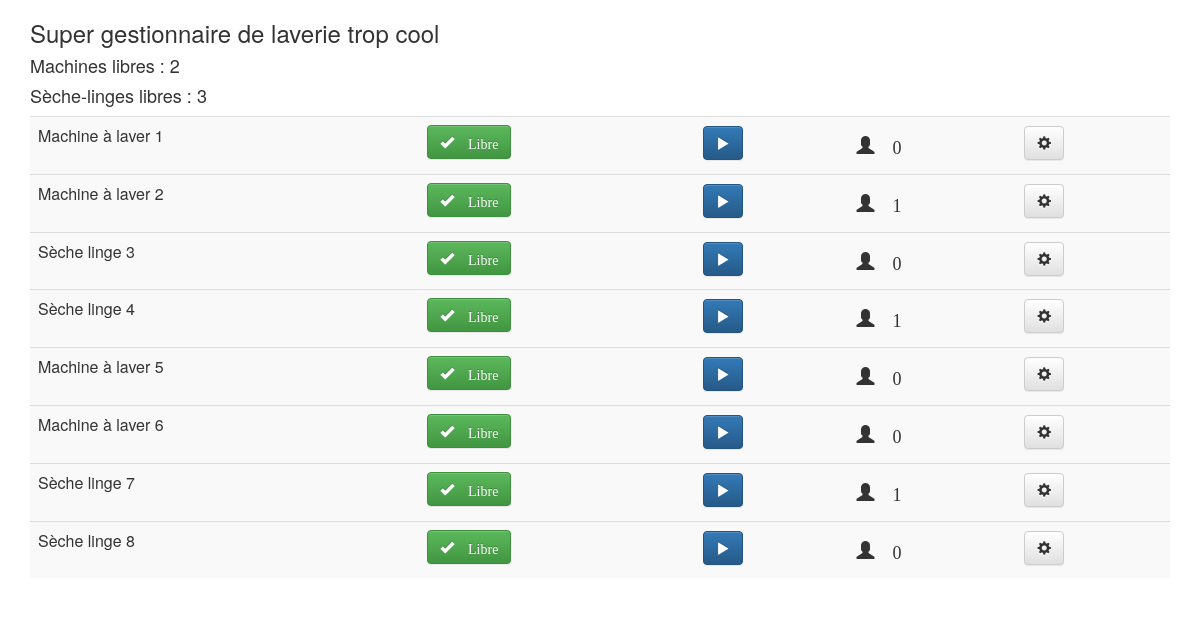
The app's page /laverie/, older data.
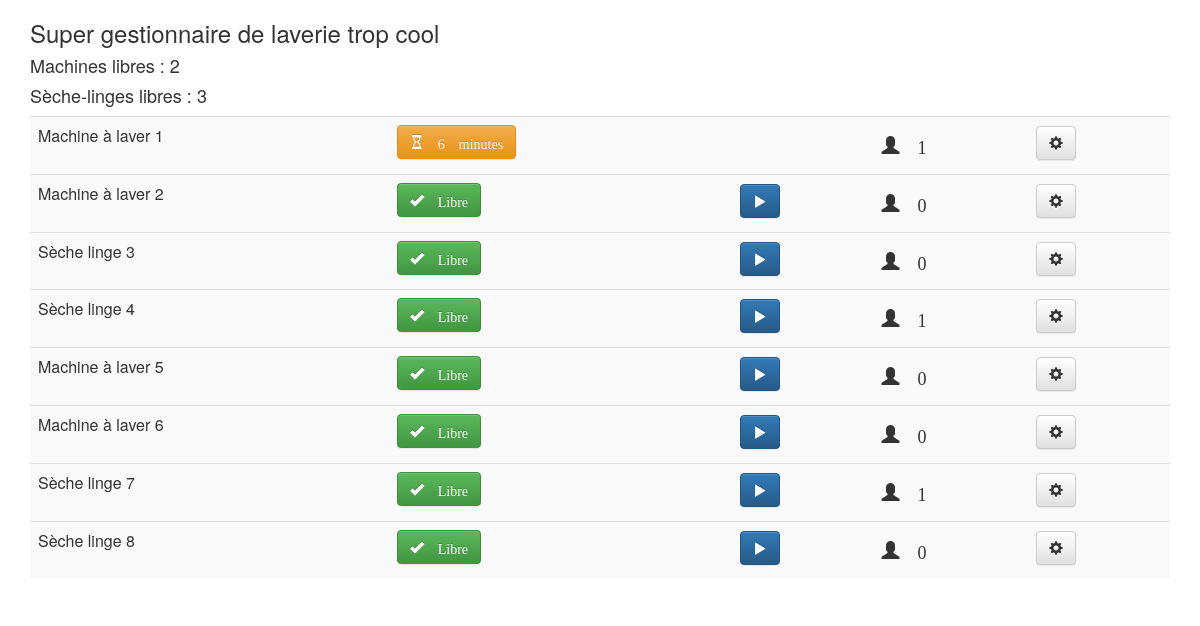
The same page, newer data.
### laverie/models.py (models this page shows, shortened)
class Appareil(models.Model):
    duree = models.IntegerField(default=50)
    heure_fin = models.DateTimeField(default=timezone.now)
    temps_restant = models.DurationField(default=timezone.timedelta(),null=True)
    interesses = models.IntegerField(default=0)
    libre = models.BooleanField(default=True)
    TYPES = (
        ('machine', 'Machine à laver'),
        ('seche_linge', 'Sèche linge'),
    )
    type = models.CharField(max_length=20, choices=TYPES, default='machine')
    def __str__(self):
        if self.type == 'machine':
            type = 'Machine à laver'
        else:
            type = 'Sèche linge'
        return type + " " + str(self.id)
    def actualiser(self):
        temps_restant = self.temps_restant = self.heure_fin - timezone.now()
        if self.libre:
            if temps_restant.days >= 0:
                self.libre = False
        else:
            if temps_restant.days >= 0:
                self.temps_restant = temps_restant
            else:
                self.libre = True
                self.temps_restant = timezone.timedelta()
        self.save()
    def get_minutes_restantes(self):
        return (60+self.temps_restant.seconds)//60
    def reste_longtemps(self):
        return self.get_minutes_restantes() > 15

### laverie/views.py (the view)
def index(request):
    appareils = Appareil.objects.all()
    nb_machines_libres = Appareil.objects.filter(type="machine", libre=True).count()
    nb_seche_linges_libres = Appareil.objects.filter(type="seche_linge", libre=True).count()
    for a in appareils:
        a.actualiser()
        a.save()
    return render(request, 'laverie/index.html', locals())

### laverie/templates/laverie/index.html (shortened to what this page needs)
<!DOCTYPE html>
<html lang="fr">
<head>
    <link rel="stylesheet" href="https://maxcdn.bootstrapcdn.com/bootstrap/3.3.6/css/bootstrap.min.css">
    <link rel="stylesheet" href="https://maxcdn.bootstrapcdn.com/bootstrap/3.3.6/css/bootstrap-theme.min.css">
</head>
<body>
<div class="container" >
    <h3>Super gestionnaire de laverie trop cool</h3>
    <h4>Machines libres : {{ nb_machines_libres }} </h4>
    <h4>Sèche-linges libres :  {{ nb_seche_linges_libres }} </h4>
    <table class="table table-responsive table-striped">
        <tbody>
        {% for appareil in appareils %}
            <tr>
                <td>
                    <span class = "panel-title">{{ appareil }}</span>
                </td>
                <td>
                    {% if appareil.libre %}
                        <div class="btn btn-success">
                            <div class="glyphicon glyphicon-ok"> Libre</div>
                        </div>
                    {% else %}
                        {% if appareil.reste_longtemps %}
                            <div class="btn btn-danger">
                                <div class="glyphicon glyphicon-hourglass"> {{ appareil.get_minutes_restantes }} minutes</div>
                            </div>
                        {% else %}
                            <div class="btn btn-warning">
                                <div class="glyphicon glyphicon-hourglass"> {{ appareil.get_minutes_restantes }} minutes</div>
                            </div>
                        {% endif %}
                    {% endif %}
                </td>
                <td>
                    {% if appareil.libre %}
                        <button type="button" class="btn btn-primary glyphicon glyphicon-play "
                                onclick="lancer_decompte({{ appareil.id }})">
                        </button>
                    {% endif %}
                </td>
                <td>
                    <h4>
                        <div class="glyphicon glyphicon-user"> {{  appareil.interesses }}</div>
                    </h4>
                </td>
                <td>
                    <button type = "button"
                            data-toggle = "collapse"
                            class="btn btn-default glyphicon glyphicon-cog"
                            data-target="#options_{{ appareil.id }}">
                    </button>
                </td>
            </tr>
        {% endfor %}
        </tbody>
    </table>
</div>
</body>
</html>

Row changes from the older to the newer data that the page shows:
changed Appareil "Machine à laver 1": get_minutes_restantes (not shown) → "6"; interesses "0" → "1"; libre "Libre" → "minutes"
changed Appareil "Machine à laver 2": interesses "1" → "0"
